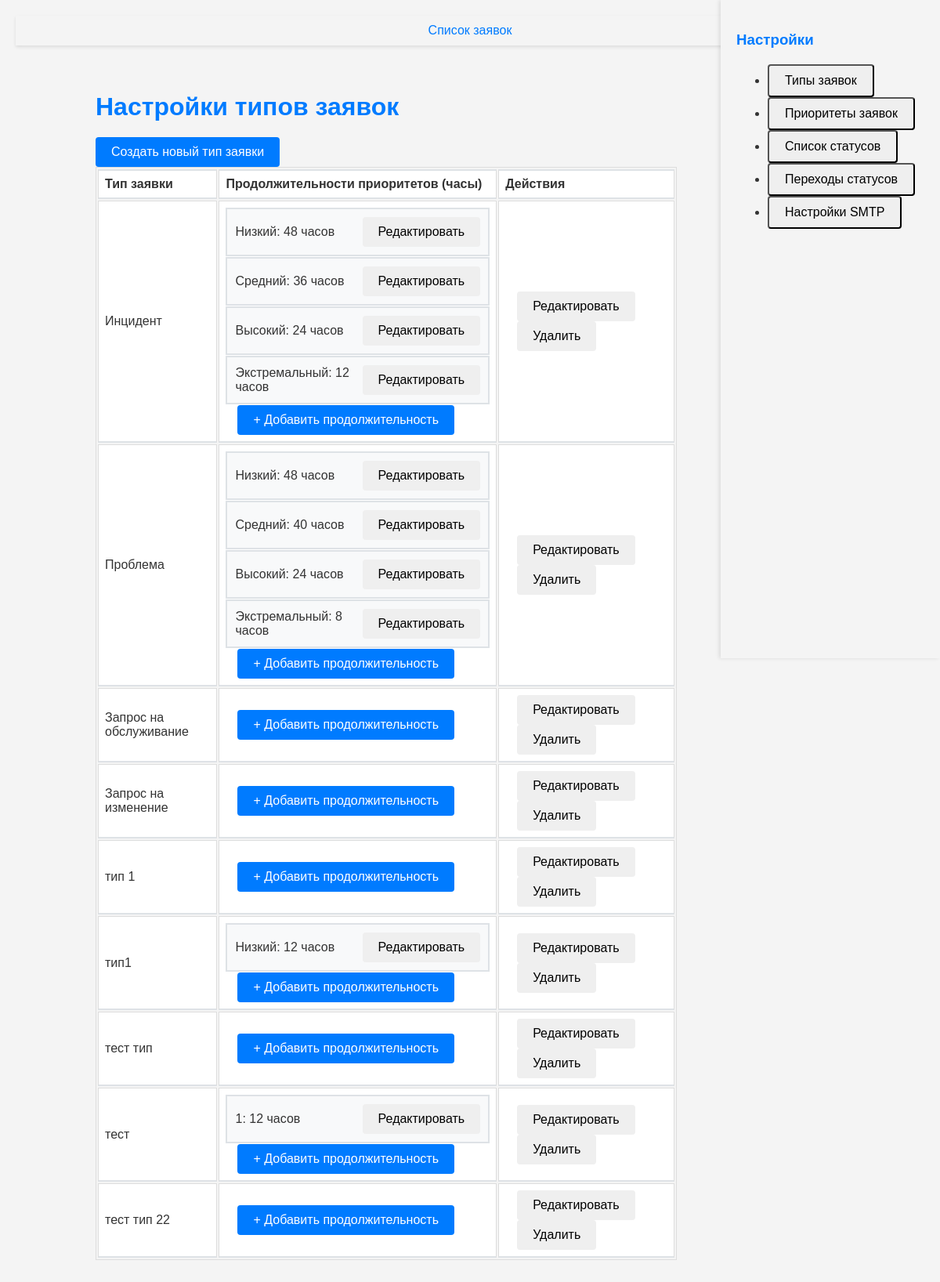
The page /types_list/ on the database as committed earlier.
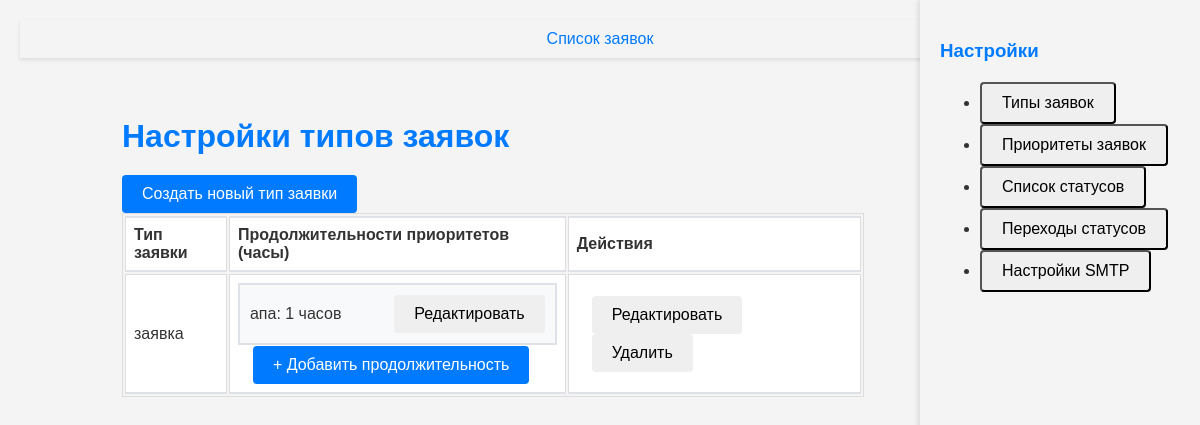
The same page on the database as committed later.
### service/models.py (models this page shows, shortened)
class RequestType(models.Model):
    name = models.CharField(max_length=50, unique=True)
    description = models.TextField(blank=True, null=True)

class PriorityDuration(models.Model):
    request_type = models.ForeignKey(RequestType, on_delete=models.CASCADE)
    priority = models.ForeignKey(Priority, on_delete=models.CASCADE)
    duration_in_hours = models.IntegerField(default=0)
    class Meta:
        unique_together = ('priority', 'request_type')

class Priority(models.Model):
    name = models.CharField(max_length=50, unique=True)

### service/views/settings_views.py (the view)
# urls.py: path('types_list/', types_list, name='types_list'),
def types_list(request):
    request_types = RequestType.objects.all()
    return render(request, 'settings/types_list.html', {'request_types': request_types})

### service/templates/settings/types_list.html (shortened to what this page needs)
{% extends 'settings/settings_sidebar.html' %}
{% block settings_content %}
<div class="settings-content">
    <h1>Настройки типов заявок</h1>
    <div class="mb-3">
        <button onclick="location.href='{% url 'create_request_type' %}'" class="btn btn-primary">Создать новый тип заявки</button>
    </div>
    <table class="table">
        <thead>
            <tr>
                <th>Тип заявки</th>
                <th>Продолжительности приоритетов (часы)</th>
                <th>Действия</th>
            </tr>
        </thead>
        <tbody>
            {% for request_type in request_types %}
                <tr>
                    <td>{{ request_type.name }}</td>
                    <td>
                        <div class="d-flex flex-column">
                            {% for duration in request_type.priorityduration_set.all %}
                                <div class="priority-duration-block">
                                    {{ duration.priority.name }}: {{ duration.duration_in_hours }} часов
                                    <div>
                                        <button onclick="location.href='{% url 'edit_priority_duration' duration.pk %}'" class="btn btn-info btn-sm">Редактировать</button>
                                    </div>
                                </div>
                            {% endfor %}
                            <div class="text-right mt-2">
                                <button onclick="location.href='{% url 'create_priority_duration' %}?request_type={{ request_type.pk }}'" class="btn btn-primary btn-sm">+ Добавить продолжительность</button>
                            </div>
                        </div>
                    </td>
                    <td>
                        <button onclick="location.href='{% url 'edit_request_type' request_type.pk %}'" class="btn btn-info btn-sm">Редактировать</button>
                        <button onclick="location.href='{% url 'delete_request_type' request_type.pk %}'" class="btn btn-danger btn-sm" onclick="return confirm('Вы уверены?');">Удалить</button>
                    </td>
                </tr>
            {% empty %}
                <tr><td colspan="3">Типы заявок не найдены.</td></tr>
            {% endfor %}
        </tbody>
    </table>
</div>
{% endblock %}

### service/templates/settings/settings_sidebar.html (shortened to what this page needs)
{% extends 'base.html' %}
{% block content %}
<div class="settings-layout">
    <div class="sidebar">
        <h3>Настройки</h3>
        <ul class="nav flex-column">
            <li class="nav-item"><button class="btn btn-link nav-link" onclick="location.href='{% url 'types_list' %}'">Типы заявок</button></li>
            <li class="nav-item"><button class="btn btn-link nav-link" onclick="location.href='{% url 'priority_list' %}'">Приоритеты заявок</button></li>
            <li class="nav-item"><button class="btn btn-link nav-link" onclick="location.href='{% url 'status_list' %}'">Список статусов</button></li>
            <li class="nav-item"><button class="btn btn-link nav-link" onclick="location.href='{% url 'status_transition' %}'">Переходы статусов</button></li>
            <li class="nav-item"><button class="btn btn-link nav-link" onclick="location.href='{% url 'email_settings' %}'">Настройки SMTP</button></li>
        </ul>
    </div>
    <div class="settings-content">
        {% block settings_content %}{% endblock %}
    </div>
</div>
{% endblock %}

### service/templates/base.html (shortened to what this page needs)
<body>
   <header>
    <nav>
        <ul>
            <li><a href="{% url 'request_list' %}">Список заявок</a></li>
        </ul>
    </nav>
</header>
    <main>
        {% block content %}{% endblock %}
    </main>
</body>
</html>

### service/templates/base.html (style rules this page uses)
body { font-family: Arial, sans-serif; background-color: #f4f4f4; padding: 20px; margin: 0; color: #333; }
h1, h2, h3, h4, h5, h6 { color: #007bff; text-align: left; margin-top: 20px; margin-bottom: 20px; }
a { color: #007bff; text-decoration: none; }
.btn { padding: 10px 20px; border-radius: 4px; cursor: pointer; font-size: 16px; text-decoration: none; display: inline-block; }
.btn-primary { background-color: #007bff; color: white; border: none; }
header { background-color: #f4f4f4; color: #333; padding: 10px 0; box-shadow: 0 2px 4px rgba(0, 0, 0, 0.1); }
header nav { width: 100%; display: flex; justify-content: center; }
header nav ul { list-style: none; padding: 0; margin: 0; display: flex; }
header nav ul li { margin: 0 10px; }
header nav ul li a { color: #007bff; text-decoration: none; }
.settings-layout { display: flex; flex-direction: row-reverse; justify-content: space-between; }
.settings-content { width: 80%; padding: 20px; }
.sidebar { width: 20%; position: fixed; right: 0; top: 0; height: 100vh; background-color: #f4f4f4; box-shadow: -2px 0 5px rgba(0, 0, 0, 0.1); padding: 20px; }
table { border-collapse: collapse; width: 100%; margin-bottom: 20px; }
table, th, td { border: 1px solid #ddd; }
th, td { padding: 8px; text-align: left; }
th { background-color: #f2f2f2; color: #333; }

### service/templates/settings/types_list.html (style rules this page uses)
.settings-content .priority-duration-block { display: flex; align-items: center; justify-content: space-between; margin-bottom: 1px; padding: 10px; border: 2px solid #dee2e6; background-color: #f8f9fa; }
.settings-content .btn-sm { margin-left: 15px; }
.settings-content .btn { border: none; }
.settings-content .table { margin-bottom: 1rem; border-collapse: separate; }
.settings-content th, .settings-content td { border-bottom: 2px solid #dee2e6; background-color: #fff; }
.settings-content th { border-top: 2px solid #dee2e6; }
.settings-content { padding-right: 150px; }

Rows that differ between the two databases and show on the page:
removed PriorityDuration: priority.name "Средний", duration_in_hours "36"
removed PriorityDuration: priority.name "Высокий", duration_in_hours "24"
removed PriorityDuration: priority.name "Экстремальный", duration_in_hours "12"
removed RequestType: name "Проблема"
removed PriorityDuration: priority.name "Низкий", duration_in_hours "48", shown under "Проблема"
removed PriorityDuration: priority.name "Средний", duration_in_hours "40", shown under "Проблема"
removed PriorityDuration: priority.name "Высокий", duration_in_hours "24", shown under "Проблема"
removed PriorityDuration: priority.name "Экстремальный", duration_in_hours "8", shown under "Проблема"
removed RequestType: name "Запрос на обслуживание"
removed RequestType: name "Запрос на изменение"
removed RequestType: name "тип 1"
removed RequestType: name "тип1"
removed PriorityDuration: priority.name "Низкий", duration_in_hours "12", shown under "тип1"
removed RequestType: name "тест тип"
removed RequestType: name "тест"
removed PriorityDuration: priority.name "1", duration_in_hours "12", shown under "тест"
removed RequestType: name "тест тип 22"
changed RequestType: name "Инцидент" → "заявка"
changed PriorityDuration: priority.name "Низкий" → "апа"; duration_in_hours "48" → "1"
